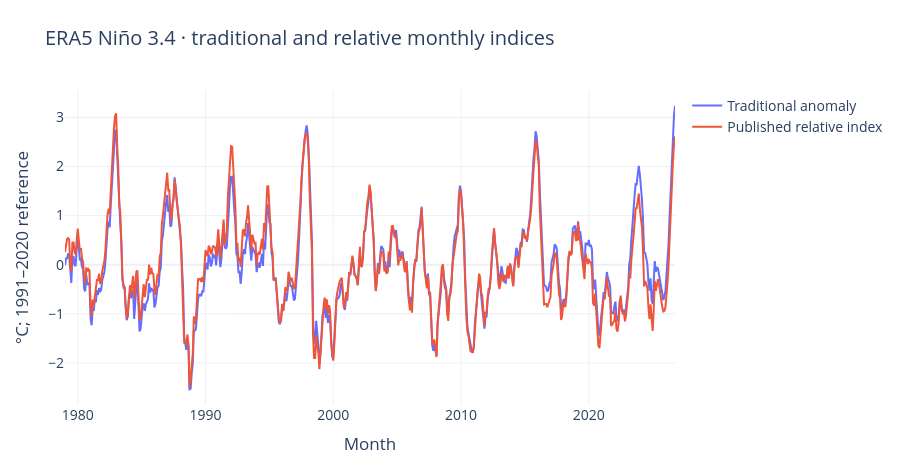

Notebook cell for this chart:
### Markdown cell above
## Compare two explicitly different quantities

### Code cell
from pulse_helpers import (
    load_pulse, complete_months, rank_same_month, region_rings, region_geojson,
    region_map, region_globe, REGIONS, ANOM, REL, CREDIT, BASE,
)
df = load_pulse()
part = df[df.year >= 1979]
fig = go.Figure()
for col, label in [(ANOM, "Traditional anomaly"), (REL, "Published relative index")]:
    fig.add_trace(go.Scatter(x=part.date, y=part[col], name=label, mode="lines"))
fig.update_layout(title="ERA5 Niño 3.4 · traditional and relative monthly indices", yaxis_title="°C; 1991–2020 reference", xaxis_title="Month")
show(fig)

### Figure 1 — Plotly figure (JSON) as saved in the notebook; plotly's stock layout.template omitted (floating-point values rounded to 4 significant figures; data arrays with more than 128 entries replaced by an {"elided": "..."} marker saying what was removed)
{"data": [{"mode": "lines", "name": "Traditional anomaly", "type": "scatter", "x": {"elided": "574 str values"}, "y": {"elided": "574 float values"}}, {"mode": "lines", "name": "Published relative index", "type": "scatter", "x": {"elided": "574 str values"}, "y": {"elided": "574 float values"}}], "layout": {"font": {"size": 14}, "height": 470, "margin": {"b": 65, "l": 65, "r": 45, "t": 90}, "title": {"text": "ERA5 Niño 3.4 · traditional and relative monthly indices"}, "xaxis": {"title": {"text": "Month"}}, "yaxis": {"title": {"text": "°C; 1991–2020 reference"}}}}
